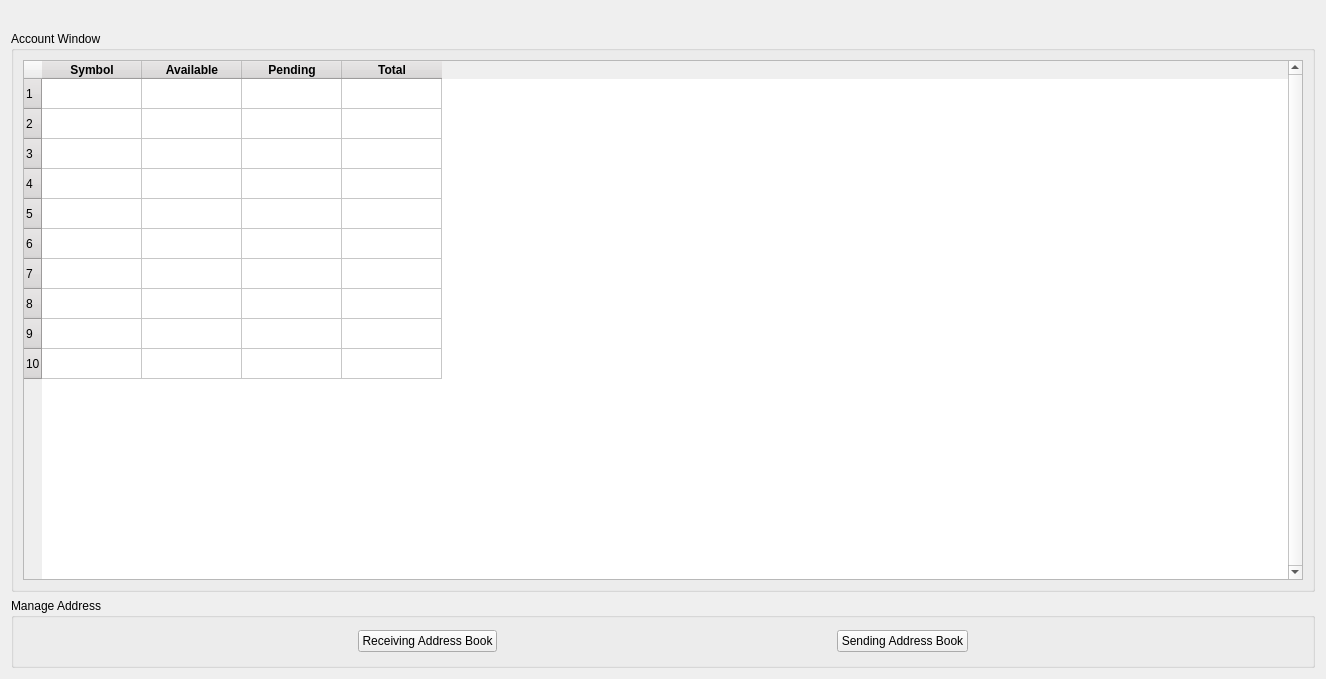
       <widget class="QWidget" name="tab_accounting">
        <property name="styleSheet">
         <string notr="true">QTabWidget QStackedWidget &gt; QWidget { background-color: white } 
</string>
        </property>
        <attribute name="title">
         <string>Accounting</string>
        </attribute>
        <layout class="QVBoxLayout" name="verticalLayout_4">
         <item>
          <spacer name="horizontalSpacer_8">
           <property name="orientation">
            <enum>Qt::Horizontal</enum>
           </property>
           <property name="sizeHint" stdset="0">
            <size>
             <width>1304</width>
             <height>20</height>
            </size>
           </property>
          </spacer>
         </item>
         <item>
          <widget class="QGroupBox" name="groupBox_accountwindow">
           <property name="title">
            <string>Account Window</string>
           </property>
           <layout class="QVBoxLayout" name="verticalLayout_5">
            <item>
             <widget class="QTableWidget" name="tableWidget_accountwindow">
              <property name="minimumSize">
               <size>
                <width>760</width>
                <height>520</height>
               </size>
              </property>
              <property name="maximumSize">
               <size>
                <width>16777215</width>
                <height>760</height>
               </size>
              </property>
              <property name="toolTip">
               <string>Show account information here.</string>
              </property>
              <property name="styleSheet">
               <string notr="true">QHeaderView::section{background:rgb(220, 217, 217);}
</string>
              </property>
              <property name="verticalScrollBarPolicy">
               <enum>Qt::ScrollBarAlwaysOn</enum>
              </property>
              <property name="horizontalScrollBarPolicy">
               <enum>Qt::ScrollBarAlwaysOff</enum>
              </property>
              <property name="editTriggers">
               <set>QAbstractItemView::NoEditTriggers</set>
              </property>
              <property name="sortingEnabled">
               <bool>true</bool>
              </property>
              <property name="rowCount">
               <number>10</number>
              </property>
              <property name="columnCount">
               <number>4</number>
              </property>
              <row/>
              <row/>
              <row/>
              <row/>
              <row/>
              <row/>
              <row/>
              <row/>
              <row/>
              <row/>
              <column>
               <property name="text">
                <string>Symbol</string>
               </property>
               <property name="font">
                <font>
                 <weight>75</weight>
                 <bold>true</bold>
                </font>
               </property>
               <property name="textAlignment">
                <set>AlignCenter</set>
               </property>
              </column>
              <column>
               <property name="text">
                <string>Available</string>
               </property>
               <property name="font">
                <font>
                 <weight>75</weight>
                 <bold>true</bold>
                </font>
               </property>
               <property name="textAlignment">
                <set>AlignCenter</set>
               </property>
              </column>
              <column>
               <property name="text">
                <string>Pending</string>
               </property>
               <property name="font">
                <font>
                 <weight>75</weight>
                 <bold>true</bold>
                </font>
               </property>
               <property name="textAlignment">
                <set>AlignCenter</set>
               </property>
              </column>
              <column>
               <property name="text">
                <string>Total</string>
               </property>
               <property name="font">
                <font>
                 <weight>75</weight>
                 <bold>true</bold>
                </font>
               </property>
               <property name="textAlignment">
                <set>AlignCenter</set>
               </property>
              </column>
             </widget>
            </item>
           </layout>
          </widget>
         </item>
         <item>
          <widget class="QGroupBox" name="groupBox_manageaddress">
           <property name="minimumSize">
            <size>
             <width>0</width>
             <height>70</height>
            </size>
           </property>
           <property name="maximumSize">
            <size>
             <width>16777215</width>
             <height>70</height>
            </size>
           </property>
           <property name="title">
            <string>Manage Address</string>
           </property>
           <layout class="QHBoxLayout" name="horizontalLayout_2">
            <item>
             <spacer name="horizontalSpacer_9">
              <property name="orientation">
               <enum>Qt::Horizontal</enum>
              </property>
              <property name="sizeHint" stdset="0">
               <size>
                <width>168</width>
                <height>20</height>
               </size>
              </property>
             </spacer>
            </item>
            <item>
             <widget class="QPushButton" name="pushButton_receivingaddressbook">
              <property name="text">
               <string>Receiving Address Book</string>
              </property>
             </widget>
            </item>
            <item>
             <spacer name="horizontalSpacer_10">
              <property name="orientation">
               <enum>Qt::Horizontal</enum>
              </property>
              <property name="sizeHint" stdset="0">
               <size>
                <width>168</width>
                <height>20</height>
               </size>
              </property>
             </spacer>
            </item>
            <item>
             <widget class="QPushButton" name="pushButton_sendingaddressbook">
              <property name="text">
               <string>Sending Address Book</string>
              </property>
             </widget>
            </item>
            <item>
             <spacer name="horizontalSpacer_11">
              <property name="orientation">
               <enum>Qt::Horizontal</enum>
              </property>
              <property name="sizeHint" stdset="0">
               <size>
                <width>168</width>
                <height>20</height>
               </size>
              </property>
             </spacer>
            </item>
           </layout>
          </widget>
         </item>
        </layout>
       </widget>
